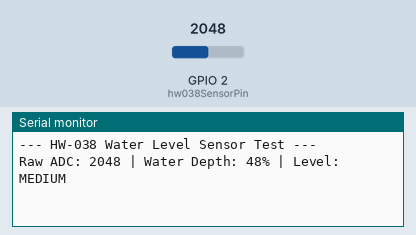
Recording of a sketch running on a simulated ESP32. Shown: the last lines printed to the serial monitor. The inputs (shaded band) are chosen by the test bench; at power-on: GPIO 2 (hw038SensorPin) = 2048.

Above: at 2.2 s.
2.3 s: GPIO 2 (hw038SensorPin) set to 2154
At 3.9 s:
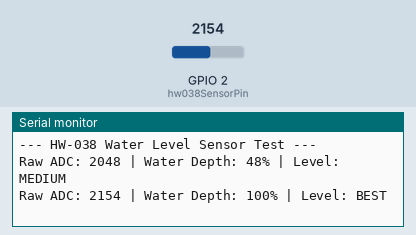
8.3 s: GPIO 2 (hw038SensorPin) set to 83
At 9.6 s:
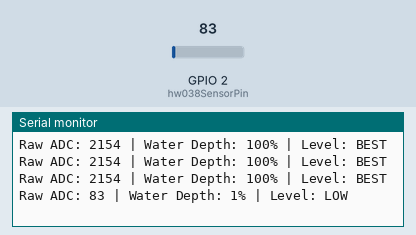
9.8 s: GPIO 2 (hw038SensorPin) set to 72
At 11.9 s:
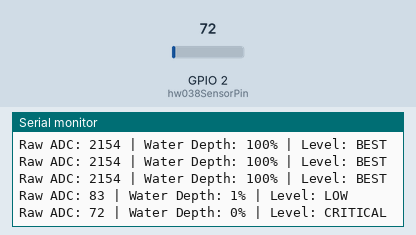

Measured:
- the behaviour switches between 2100 and 2101 on GPIO 2 (hw038SensorPin) (found by bisection; images 0 and 1)
- the behaviour switches between 80 and 79 on GPIO 2 (hw038SensorPin) (found by bisection; images 2 and 3)
- after the input at 2.3 s, the serial monitor: prints a new line after 0.74 s (image 1)
- after the input at 8.3 s, the serial monitor: prints a new line after 0.81 s (image 2)
- after the input at 9.8 s, the serial monitor: prints a new line after 1.3 s (image 3)

The sketch:

test_hw038.ino
```cpp
#include <Arduino.h>

#define hw038SensorPin 2

const int hw038DryValue = 0;
const int hw038TouchValue = 800;
const int hw038HalfValue = 2100;
const int hw038FullValue = 2150;

void setup() {
  Serial.begin(115200);
  delay(1000);
  Serial.println("--- HW-038 Water Level Sensor Test ---");
  pinMode(hw038SensorPin, INPUT);
  analogSetPinAttenuation(hw038SensorPin, ADC_11db);
}

float hw038PercentageFromRaw(int rawValue) {
  float percentage = 0.0f;
  if (rawValue <= hw038TouchValue) {
    percentage = 5.0f * (rawValue - hw038DryValue) / static_cast<float>(hw038TouchValue - hw038DryValue);
  } else if (rawValue <= hw038HalfValue) {
    percentage = 5.0f + 45.0f * (rawValue - hw038TouchValue) / static_cast<float>(hw038HalfValue - hw038TouchValue);
  } else {
    percentage = 50.0f + 50.0f * (rawValue - hw038HalfValue) / static_cast<float>(hw038FullValue - hw038HalfValue);
  }
  return constrain(percentage, 0.0f, 100.0f);
}

const char* hw038LevelName(int percentage) {
  if (percentage <= 0) return "CRITICAL";
  if (percentage <= 20) return "LOW";
  if (percentage <= 50) return "MEDIUM";
  return "BEST";
}

void loop() {
  unsigned long rawSum = 0;
  for (int i = 0; i < 10; i++) {
    rawSum += analogRead(hw038SensorPin);
    delay(2);
  }
  int rawValue = rawSum / 10;
  int percentage = static_cast<int>(hw038PercentageFromRaw(rawValue) + 0.5f);
  const char* level = hw038LevelName(percentage);

  Serial.printf("Raw ADC: %d | Water Depth: %d%% | Level: %s\n", rawValue, percentage, level);
  delay(2000);
}
```
